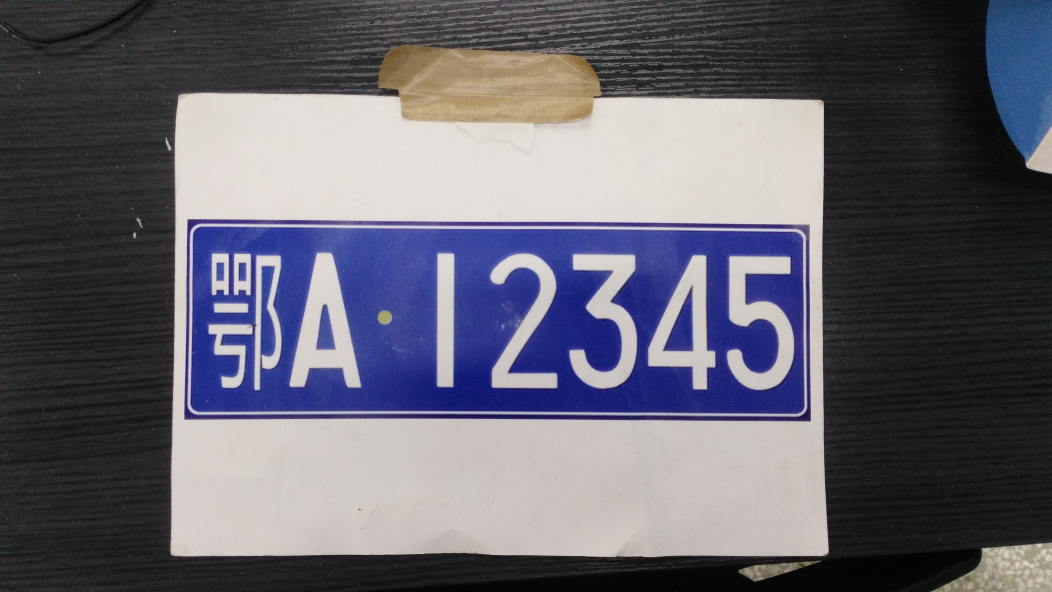
//> input picture lpr/carId.jpg, 4208 x 2368 px (shown at 1/4 size)
$ ./main   (built with g++ and OpenCV 4)
//> lines starting //> are read from the running program, lines starting //| are printed output that depends on the picture; after the words box and inside, x2 and y2 are one past the last pixel; in counts of white or black regions, pixels touching at a corner belong together
//> further down, src is the input picture: 2368 rows x 4208 cols, CV_8UC3; mean B, G, R 109.2, 98.5, 99.6
### lpr/findplate.h
#ifndef AUTONOMOUS_VEHICLES_FINDPLATE_H
#define AUTONOMOUS_VEHICLES_FINDPLATE_H

#include <iostream>
#include <vector>
#include <ctime>
#include <sstream>
#include <opencv2/opencv.hpp>

#include "common/rvec2elur.h"
#include "common/myThreshold.h"
#include "common/codeRotate.h"

using namespace std;
using namespace cv;

class FindLicense {
public:
    FindLicense() = default;

    bool initial();//相机初始化
    bool getlicense(Mat &src, Point3d &point, Point3d &theta);

private:
    void get_gray(Mat &src);//预处理
    void get_license();//检测分割车牌
    bool get_plate();//获得特定车牌
    bool solve_pnp();

    double time0;
    Mat srcImage, grayImage, binaryImage;
    vector <RotatedRect> license_rects;
    vector <vector<Point>> contours;//储存轮廓
    vector <int> select_count;
    vector <Mat> roi_mats;
    vector <vector<Mat>> charMat;

    vector <vector<int>> charactors;
    bool isfirst = true;
    vector <int> first_charactors;
    RotatedRect first_rects;
    vector <Point2f> plate_points;//四点坐标
    vector <Point2f> repoints;//上次的四个点坐标
    bool isChanged;
    Mat cameraMatrix = Mat(3, 3, CV_32FC1, Scalar::all(0));//相机内参矩阵
    Mat distCoeffs = Mat(5, 1, CV_32FC1, Scalar::all(0));//相机畸变矩阵
    vector <Point3d> _Point3D;//世界坐标
    double _Cx, _Cy, _Cz;
    double _theta_x, _theta_y, _theta_z;
    void draw_text(Mat img, Point p, float num, Scalar scalar = Scalar(0, 255, 0));
};
#endif //AUTONOMOUS_VEHICLES_FINDPLATE_H

### lpr/socket/client.h
#include <opencv2/opencv.hpp>
#include <iostream>

using namespace cv;
using namespace std;

class Client {
public:
    void handle(int connfd, char* &src);
    void init(char* &src);
};

### lpr/common/codeRotate.h
//
// Created by wangyu on 18-8-12.
//

#ifndef FINDPLATE_CODEROTATE_H
#define FINDPLATE_CODEROTATE_H

#include<opencv2/opencv.hpp>

void codeRotateByZ(double x, double y, double thetaz, double & outx, double & outy);
void codeRotateByY(double x, double z, double thetay, double & outx, double & outz);
void codeRotateByX(double y, double z, double thetax, double & outy, double & outz);

#endif //FINDPLATE_CODEROTATE_H

### lpr/common/myThreshold.h
//
// Created by wangyu on 18-8-12.
//

#ifndef FINDPLATE_MYTHRESHOLD_H
#define FINDPLATE_MYTHRESHOLD_H

#include<opencv2/opencv.hpp>
using namespace cv;

void VariableThresholdSegmentation(Mat &srcImage, int row, int col);
void getPartGrayValue(Mat &srcImage, double *value, int x, int y, int a1, int b1);
int OtsuThresh(double * value);
void partSegment(Mat &srcImage, int x, int y, int a1, int b1, int T);

#endif //FINDPLATE_MYTHRESHOLD_H

### lpr/common/rvec2elur.h
//
// Created by wangyu on 18-8-12.
//

#ifndef FINDPLATE_RVEC2ELUR_H
#define FINDPLATE_RVEC2ELUR_H

#include<iostream>
#include<opencv2/opencv.hpp>
#include<opencv2/core.hpp>

cv::Vec3f rvec2elur(cv::Mat rvec);

#endif //FINDPLATE_RVEC2ELUR_H

### lpr/findplate/findplate.h
#ifndef AUTONOMOUS_VEHICLES_FINDPLATE_H
#define AUTONOMOUS_VEHICLES_FINDPLATE_H

#include <iostream>
#include <vector>
#include <ctime>
#include <sstream>
#include <opencv2/opencv.hpp>

#include "../common/rvec2elur.h"
#include "../common/myThreshold.h"
#include "../common/codeRotate.h"

using namespace std;
using namespace cv;

class FindLicense {
public:
    FindLicense() = default;

    bool initial();//相机初始化
    bool getlicense(Mat &src, Point3d &point, Point3d &theta);

private:
    void get_gray(Mat &src);//预处理
    void get_license();//检测分割车牌
    bool get_plate();//获得特定车牌
    bool solve_pnp();

    double time0;
    Mat srcImage, grayImage, binaryImage;
    vector <RotatedRect> license_rects;
    vector <vector<Point>> contours;//储存轮廓
    vector <int> select_count;
    vector <Mat> roi_mats;
    vector <vector<Mat>> charMat;

    vector <vector<int>> charactors;
    bool isfirst = true;
    vector <int> first_charactors;
    RotatedRect first_rects;
    vector <Point2f> plate_points;//四点坐标
    vector <Point2f> repoints;//上次的四个点坐标
    bool isChanged;
    Mat cameraMatrix = Mat(3, 3, CV_32FC1, Scalar::all(0));//相机内参矩阵
    Mat distCoeffs = Mat(5, 1, CV_32FC1, Scalar::all(0));//相机畸变矩阵
    vector <Point3d> _Point3D;//世界坐标
    double _Cx, _Cy, _Cz;
    double _theta_x, _theta_y, _theta_z;
    void draw_text(Mat img, Point p, float num, Scalar scalar = Scalar(0, 255, 0));
};
#endif //AUTONOMOUS_VEHICLES_FINDPLATE_H

### lpr/findplate/findplate.cpp
#include "findplate.h"

using namespace std;
using namespace cv;

bool FindLicense::initial()
{
    //加载相机参数
    FileStorage fs("../para/camera.xml", FileStorage::READ);
    if (!fs.isOpened())
    {
        cout << "can't open xml file" << endl;
        return false;
    }
    fs["cameraMatrix"] >> cameraMatrix;
    fs["distCoeffs"] >> distCoeffs;
    fs.release();

    //设置世界坐标
    _Point3D.push_back(Point3f(-286 / 2, 0, 90 / 2)); //x,y,z
    _Point3D.push_back(Point3f(-286 / 2, 0, -90 / 2));
    _Point3D.push_back(Point3f(286 / 2, 0, -90 / 2));
    _Point3D.push_back(Point3f(286 / 2, 0, 90 / 2));

    return true;
}

bool FindLicense::getlicense(Mat &src, Point3d &point, Point3d &theta)
{
    time0 = static_cast<double>(getTickCount());
    this->get_gray(src);
    this->get_license();
    if (this->get_plate()) {
        if (!this->solve_pnp()) {
            return false;
        }
    }
    point.x = _Cx;
    point.y = _Cy;
    point.z = _Cz;
    theta.x = _theta_x;
    theta.y = _theta_y;
    theta.z = _theta_z;
    return true;
}


/**
 * 二值化操作
 */
void FindLicense::get_gray(Mat &src)
{
    srcImage = src.clone();
    Mat hsvImage;
    cvtColor(srcImage, hsvImage, COLOR_BGR2HSV);
//> hsvImage: 2368 rows x 4208 cols, CV_8UC3; mean H, S, V 56.7, 39.6, 114.5
    inRange(hsvImage, Scalar(100, 80, 46), Scalar(124, 255, 255), binaryImage);
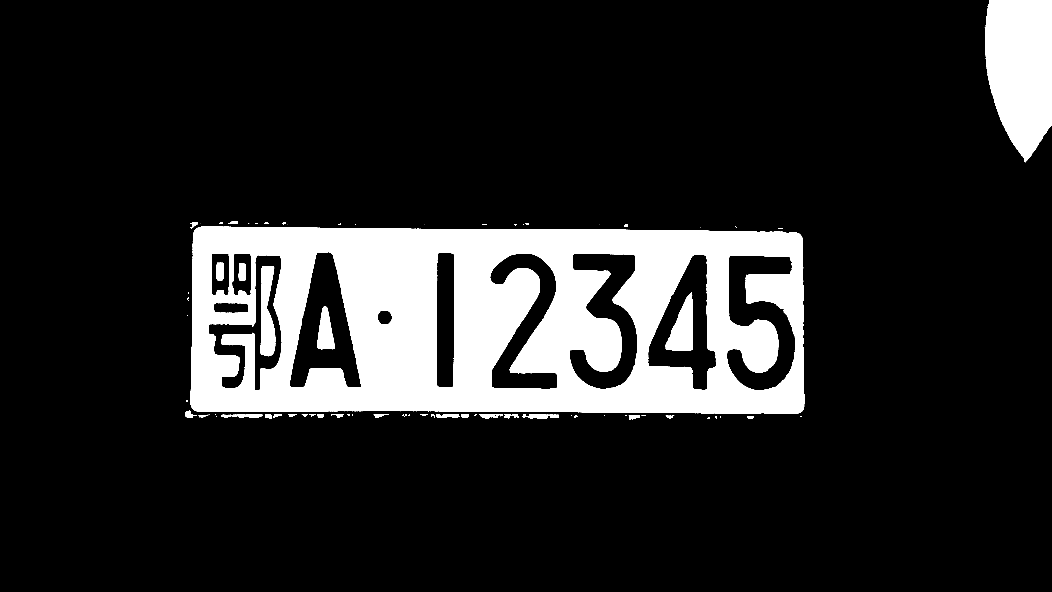
//> binaryImage: 2368 rows x 4208 cols, CV_8UC1 (shown at 1/4 size); 14.8% white; 78 white regions (25 under 20 px), largest, box (x1, y1, x2, y2) and area: (762, 907, 3218, 1655) 1282945, (3940, 0, 4208, 650) 139427, (1043, 1065, 1101, 1425) 15142
    Mat element = getStructuringElement(MORPH_RECT, Size(3, 3));
    morphologyEx(binaryImage, binaryImage, MORPH_OPEN, element); //开操作
//> binaryImage: 2368 rows x 4208 cols, CV_8UC1; 14.8% white; 59 white regions (9 under 20 px)
    // morphologyEx(binaryImage, binaryImage, MORPH_CLOSE, element);//闭操作

    imwrite("ezt.png", binaryImage);
}

/**
 * 获取车牌区域
 */
void FindLicense::get_license()
{
    license_rects.clear();
    roi_mats.clear();
    select_count.clear();

    vector <RotatedRect> selected_rect;
    vector <int> count_contours;

    findContours(binaryImage, contours, CV_RETR_EXTERNAL, CV_CHAIN_APPROX_SIMPLE);
//> contours = 54 contours, 14 with area under 20; largest, box (x1, y1, x2, y2) and area: (762, 907, 3218, 1655) 1783376, (3940, 0, 4208, 644) 138534, (2112, 1658, 2234, 1674) 1356, (884, 1659, 1050, 1672) 1349, (1744, 1656, 1836, 1672) 1003

    for (int i = 0; i < contours.size(); i++)
    {
        // 绘制轮廓
        drawContours(binaryImage, contours, i, Scalar(255), 1);

        // 最小包围矩形
        RotatedRect rect = minAreaRect(contours[i]);
        Point2f vertices[4];
        rect.points(vertices);

        // 顶点是否在边界
        int isborder = 0;
        int distance = 10;
        for (int i = 0; i < 4; i++)
        {
            if (vertices[i].x <= distance || (srcImage.cols - vertices[i].x) <= distance)
                if (vertices[i].y <= distance || (srcImage.rows - vertices[i].y <= distance))
                    isborder++;
        }
        if (isborder > 1)
            continue;

        // 通过面积、长宽比排除
        double rect_area = rect.size.area();
        double rect_height = rect.size.height;
        double rect_width = rect.size.width;
        double ratio = rect_width / rect_height;
        ratio = ratio < 1 ? 1 / ratio : ratio;
        double standard = 3.15;
        double error = 0.6;
        if (rect_area > 800 && rect_area <= 2100000)
        {
            if (ratio >= standard * (1 - error) && ratio <= standard * (1 + error))
            {
                if (fabs(rect.angle) < 30 && rect_width > rect_height || fabs(rect.angle) > 60 && rect_width < rect_height)
                {
                    selected_rect.push_back(rect);
                    count_contours.push_back(i);
                }
            }
        }
    }
//> this loop made 54 passes

    if (selected_rect.empty())
    {
        cout << "没有可以选择的矩形车牌区域" << endl;
        return;
    }
    else // 通过矩形内轮廓数及长度排除
    {
        Mat ROIsrc;
        Point2f vertices[4];
        for (int i = 0; i < selected_rect.size(); i++)
        {
            selected_rect[i].points(vertices);
            // 当前候选区宽度
            int rect_width = (int)min(selected_rect[i].size.height, selected_rect[i].size.width);
            Size rect_size = selected_rect[i].size;
            if (rect_size.width < rect_size.height)
            {
                swap(rect_size.width, rect_size.height);
            }
            // 提取轮廓矩形区域
            getRectSubPix(srcImage, rect_size, selected_rect[i].center, ROIsrc);
            imwrite("ROI.png", ROIsrc);

            // 对ROI区域进行检测
            Mat ROIgray;
            cvtColor(ROIsrc, ROIgray, COLOR_BGR2GRAY);
            threshold(ROIgray, ROIgray, 0, 255, CV_THRESH_OTSU);
            vector <vector<Point>> contours;
            findContours(ROIgray, contours, CV_RETR_EXTERNAL, CV_CHAIN_APPROX_SIMPLE);

            int fitcount = 0;
            for (int i = 0; i < contours.size(); i++)
            {
                if (contours[i].size() > rect_width * 0.5)
                    fitcount++;
            }
            if (fitcount >= 3)
            {
                license_rects.push_back(selected_rect[i]);
                roi_mats.push_back(ROIsrc);
                // 记录下轮廓的位置,方便后面进行找四个顶点
                select_count.push_back(count_contours[i]);
            }
        }
//> this loop made 2 passes
//> (rect_width, rect_size, contours, fitcount) on pass 1: (16, Size(77, 16), 1 contour; box (x1, y1, x2, y2) and area: (0, 0, 77, 2) 26, 1)
//> pass 2, in get_license, `getRectSubPix(srcImage, rect_size, selected_rect[i].center, ROIsrc);`:
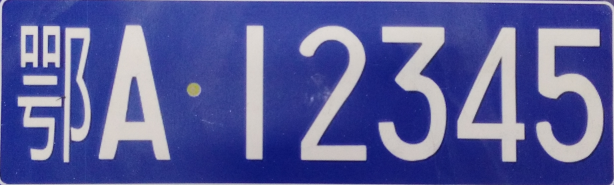
//> ROIsrc: 740 rows x 2455 cols, CV_8UC3 (shown at 1/4 size); mean B, G, R 154.4, 92.3, 87.5
//> pass 2, in get_license, `cvtColor(ROIsrc, ROIgray, COLOR_BGR2GRAY);`:
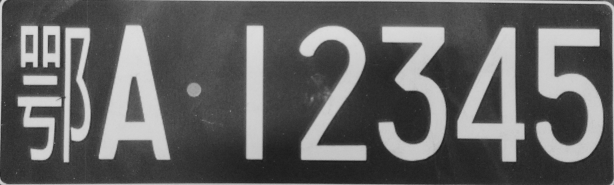
//> ROIgray: 740 rows x 2455 cols, CV_8UC1 (shown at 1/4 size); min 18, max 222, mean 97.9
//> pass 2, in get_license, `threshold(ROIgray, ROIgray, 0, 255, CV_THRESH_OTSU);`:
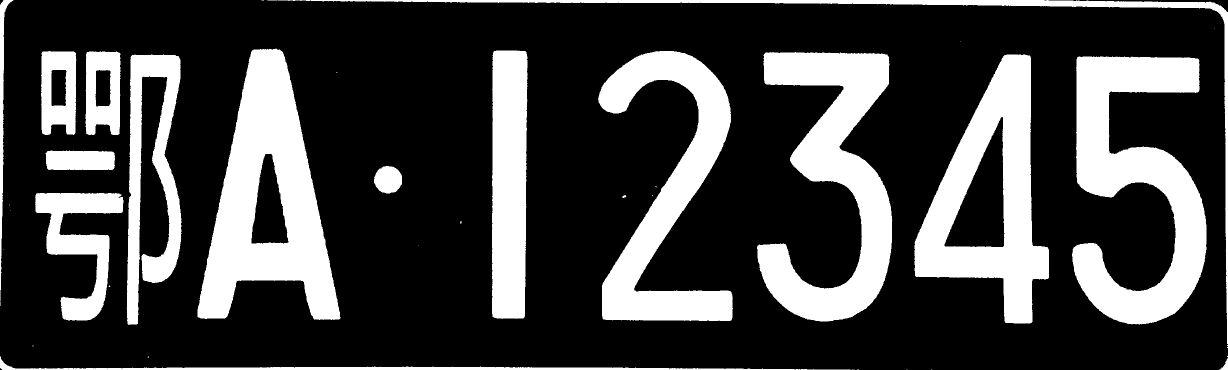
//> ROIgray: 740 rows x 2455 cols, CV_8UC1 (shown at 1/2 size); 26% white; 41 white regions (24 under 20 px), largest, box (x1, y1, x2, y2) and area: (395, 97, 681, 640) 76393, (2144, 113, 2413, 649) 72161, (1514, 104, 1785, 643) 67019
    }
}

/**
 * 获取车牌内容和角点查找
 * @return {Boolean}  [返回值为true表示可以进行位姿解算，反之则不可]
 */
bool FindLicense::get_plate()
{
    plate_points.clear();
    if (license_rects.empty())
    {
        cout << "license_rects 为空" << endl;
        return false;
    }

    // 判断是否是第一次识别
    if (isfirst)
    {
        // 是第一次，则存储最大面积的车牌RotatedRect
        cout << "第一次存储车牌" << endl;
        waitKey(1000);
        int max_count = 0;
        int max_rect = static_cast<int>(license_rects[0].size.area());
//> max_rect = 1817539
        for (size_t i = 1; i < license_rects.size(); i++)
        {
            if (license_rects[i].size.area() > max_rect)
            {
                max_rect = (int)license_rects[i].size.area();
                max_count = i;
            }
        }
//> this loop made 0 passes
//> after the loop, max_rect = 1817539; max_count = 0
        first_rects = license_rects[max_count];
//> first_rects = centre (1990.5, 1280.5), size (740.3, 2455), angle -89.8
        isfirst = false;

        Point2f vertices[4];
        license_rects[max_count].points(vertices);
//> vertices = 4 Points (x, y): [3216.9, 1654.4], [761.9, 1646.9], [764.1, 906.5], [3219.1, 914]
        circle(srcImage, vertices[0], 2, Scalar(255, 0, 0), 2, 16);
        circle(srcImage, vertices[1], 2, Scalar(0, 255, 0), 2, 16);
        circle(srcImage, vertices[2], 2, Scalar(0, 0, 255), 2, 16);
        circle(srcImage, vertices[3], 2, Scalar(255, 255, 255), 2, 16);

        return false;
    }
    else
    {
        // begin
        // 计算车牌最终的四个顶点
        int max_count = 0;
        int max_rect = static_cast<int>(license_rects[0].size.area());
        for (size_t i = 1; i < license_rects.size(); i++)
        {
            if (license_rects[i].size.area() > max_rect)
            {
                max_rect = (int)license_rects[i].size.area();
                max_count = i;
            }
        }
        vector<Point> hull;
        convexHull(contours[select_count[max_count]], hull);
        //pick four point
        vector<Point> squar;
        size_t num = hull.size();
        if (num < 4)
        {
            cout << "num<4 !" << endl;
        }
        else if (num >= 4)
        {
            float max_area;
            for (int m = 0; m < num - 3; m++)
            {
                for (int n = m + 1; n < num - 2; n++)
                {
                    for (int j = n + 1; j < num - 1; j++)
                    {
                        for (int k = j + 1; k < num; k++)
                        {
                            vector<Point> squar_tmp;
                            squar_tmp.push_back(hull[m]);
                            squar_tmp.push_back(hull[n]);
                            squar_tmp.push_back(hull[j]);
                            squar_tmp.push_back(hull[k]);
                            if (m == 0 && n == 1 && j == 2 && k == 3)
                            {
                                max_area = fabs(contourArea(Mat(squar_tmp)));
                                squar.clear();
                                squar = squar_tmp;
                            }
                            else
                            {
                                float area = fabs(contourArea(Mat(squar_tmp)));
                                if (area > max_area)
                                {
                                    max_area = area;
                                    squar.clear();
                                    squar = squar_tmp;
                                }
                            }
                        }
                    }
                }
            }
        }
        if (squar.size() != 4)
        {
            cout << "squar.size()!=4" << endl;
            return false;
        }
        // end

        // 储存对应车牌四个顶点
        Point2f vertices[4];
        for (int i = 0; i < 4; i++)
        {
            vertices[i] = squar[i];
        }

        // 对四点排序，并将四点坐标存入plate_points中
        int first = 0, second = 0;
        for (int i = 0; i < 4; i++)
        {
            if (vertices[i].x < vertices[first].x)
            {
                first = i;
            }
        }
        if (second == first)
        {
            second = 1;
        }
        for (int i = 0; i < 4; i++)
        {
            if (i != first && vertices[i].x < vertices[second].x)
                second = i;
        }
        if (vertices[first].y < vertices[second].y)
            first = second;
        for (int i = first; i < 4; i++)
        {
            plate_points.push_back(vertices[i]);
        }
        for (int i = 0; i < first; i++)
        {
            plate_points.push_back(vertices[i]);
        }

        if (repoints.empty())
        {
            for (int i = 0; i < 4; i++)
            {
                repoints.push_back(plate_points[i]);
                isChanged = true;
            }
        }
        else
        {
            int lbottom, rbottom, ltop, rtop;
            lbottom = abs(repoints[0].x - plate_points[0].x) + abs(repoints[0].y - plate_points[0].y);
            ltop = abs(repoints[1].x - plate_points[1].x) + abs(repoints[1].y - plate_points[1].y);
            rtop = abs(repoints[2].x - plate_points[2].x) + abs(repoints[2].y - plate_points[2].y);
            rbottom = abs(repoints[3].x - plate_points[3].x) + abs(repoints[3].y - plate_points[3].y);
            if (lbottom > 10 || ltop > 10 || rtop > 10 || rbottom > 10)
            { //需要更改
                isChanged = true;
                for (int i = 0; i < 4; i++)
                {
                    repoints[i] = plate_points[i];
                }
            }
            else
            {
                for (int i = 0; i < 4; i++)
                {
                    plate_points[i] = repoints[i];
                }
                isChanged = false;
            }
        }

        for (int i = 0; i < 4; i++)
        {
            line(srcImage, plate_points[i % 4], plate_points[(i + 1) % 4], Scalar(0, 0, 255), 2, CV_AA);
        }

        return true;
    }
}

bool FindLicense::solve_pnp()
{
    if (plate_points.size() != 4)
    {
        cout << "solve error" << endl;
        return false;
    }

    // 特征点图像坐标
    vector<cv::Point2d> Points2D;
    Points2D.push_back(plate_points[0]); //P1  左下 单位是像素
    Points2D.push_back(plate_points[1]); //P2  左上
    Points2D.push_back(plate_points[2]); //P3  右上
    Points2D.push_back(plate_points[3]); //P4  右下
#ifdef DEBUG
    draw_text(srcImage, plate_points[0], 1, Scalar(200, 100, 100));
    draw_text(srcImage, plate_points[1], 2, Scalar(200, 100, 100));
    draw_text(srcImage, plate_points[2], 3, Scalar(200, 100, 100));
    draw_text(srcImage, plate_points[3], 4, Scalar(200, 100, 100));
#endif

    Mat rvec = Mat::zeros(3, 1, CV_64F); //旋转矩阵
    Mat tvec = Mat::zeros(3, 1, CV_64F); //平移矩阵
    solvePnP(_Point3D, plate_points, cameraMatrix, distCoeffs, rvec, tvec, false, CV_ITERATIVE);
    vector<Point3d> center_point;
    center_point.push_back(Point3f(-286 / 2.0, 0, 90 / 2.0)); //TODO 修改参数
    vector<Point2d> image_po;
    projectPoints(center_point, rvec, tvec, cameraMatrix, distCoeffs, image_po);

    Vec3f elur = rvec2elur(rvec);

    _theta_x = elur[0] * 180 / CV_PI;
    _theta_y = elur[1] * 180 / CV_PI;
    _theta_z = elur[2] * 180 / CV_PI;

    double tx = tvec.ptr<double>(0)[0];
    double ty = tvec.ptr<double>(0)[1];
    double tz = tvec.ptr<double>(0)[2];
    double x = tx, y = ty, z = tz;

    codeRotateByZ(x, y, -1 * _theta_z, x, y);
    codeRotateByY(x, z, -1 * _theta_y, x, z);
    codeRotateByX(y, z, -1 * _theta_x, y, z);
    _Cx = x * -1;
    _Cy = y * -1 - 70;
    _Cz = z * -1;

    time0 = ((double)(getTickCount()) - time0) / getTickFrequency();
    ostringstream centerText, distanceText, angleText, timeText;
    centerText << "Vehicle is " << abs(_Cx) << " mm";
    if (_Cx < 0)
    {
        centerText << " left";
    }
    else
    {
        centerText << " right";
    }
    distanceText << "The distance is " << abs(_Cy) << " mm";
    angleText << "The angle is " << _theta_y << " du";
    timeText << "Time is " << time0 * 1000 << " ms";
    int font_face = FONT_HERSHEY_COMPLEX;
    putText(srcImage, centerText.str(), Point(25, 25), font_face, 0.7, Scalar(255, 255, 255), 1, CV_AA);
    putText(srcImage, distanceText.str(), Point(25, 75), font_face, 0.7, Scalar(255, 255, 255), 1, CV_AA);
    putText(srcImage, angleText.str(), Point(25, 125), font_face, 0.7, Scalar(255, 255, 255), 1, CV_AA);
    putText(srcImage, timeText.str(), Point(25, 175), font_face, 0.7, Scalar(255, 255, 255), 1, CV_AA);

    imwrite("solve_pnp.png", srcImage);
    return true;
}
// [15 lines left out: function draw_text, not called in this run]

### lpr/main.cpp
#include <iostream>
#include <opencv2/opencv.hpp>

#include "findplate/findplate.h"
#include "socket/client.h"

using namespace std;
using namespace cv;

int main() {
    Point3d point,theta;
    Mat src = imread("../carId.jpg");
    FindLicense find;
    find.initial();
    find.getlicense(src, point, theta);
//> point = Point3(0, 0, 0); theta = Point3(0, 0, 0)

    find.getlicense(src, point, theta);
//> the loop in get_license (call 2), `for (int i = 0; i < contours.size(); i++)` made 54 passes
//> (rect, rect_area, rect_height, rect_width, ratio) on passes 1, 2, 3, 5, 6: (centre (2834.5, 1670.5), size (5, 5), angle -90, 25, 5, 5, 1), (centre (3001.5, 1669.5), size (7, 23), angle -90, 161, 23, 7, 3.29), (centre (2863.5, 1668.5), size (5, 7), angle -90, 35, 7, 5, 1.4), (centre (2677.5, 1668), size (10, 23), angle -90, 230, 23, 10, 2.3), (centre (2537.5, 1669.4), size (43.5, 14.6), angle -2.6, 634.7, 14.58, 43.55, 2.99)
//> the loop in get_license (call 2), `for (int i = 0; i < selected_rect.size(); i++)` made 2 passes
//> the loop in get_plate (call 2), `for (int m = 0; m < num - 3; m++)` made 42 passes
//> the loop in get_plate (call 2), `for (int i = first; i < 4; i++)` made 2 passes
//> the loop in get_plate (call 2), `for (int i = 0; i < first; i++)` made 2 passes
//> (the run ends here: the program stops with an error, at `solvePnP(_Point3D, plate_points, cameraMatrix, distCoeffs, rvec, tvec,..`)
